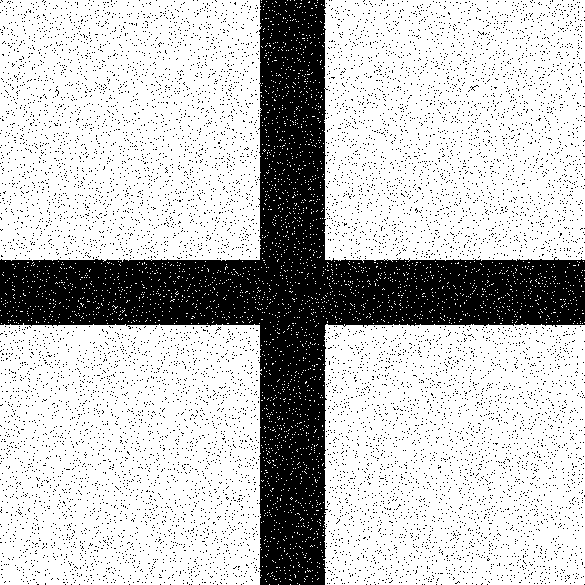
#> input picture sample_images/Picture_Crossing_noise_10_pixelCnt_65_featureCnt_9.bmp, 585 x 585 px
$ python sobel_canny_comparison.py   (older library calls are emulated)
#> lines starting #> are read from the running program, lines starting #| are printed output that depends on the picture; after the words box and inside, x2 and y2 are one past the last pixel; in counts of white or black regions, pixels touching at a corner belong together
### preprocessing.py

import cv2
import numpy as np

# define function for adding frame consisting of absolute values (0, average, 255)
# [158 lines left out: functions frame_absolute, frame_random, frame_extrapolate, not called in this run]

# TODO: check if edges are mirrored and not copied
# define function for adding frame by mirroring last line and averaging corners
def frame_mirror(img, thickness=1):
    # get image shape
    img_shape = img.shape

    # create frame
    frame = np.zeros((img_shape[0] + 2 * thickness, img_shape[1] + 2 * thickness))

    # add image to frame
    frame[thickness:-thickness, thickness:-thickness] = img

    # mirror last line
    frame[:thickness, thickness:-thickness] = frame[thickness, thickness:-thickness]
    frame[-thickness:, thickness:-thickness] = frame[-thickness - 1, thickness:-thickness]

    # mirror first column
    frame[thickness:-thickness, :thickness] = frame[thickness:-thickness, thickness].reshape(-1, 1)
    frame[thickness:-thickness, -thickness:] = frame[thickness:-thickness, -thickness - 1].reshape(-1, 1)

    # average corners
    frame[:thickness, :thickness] = (frame[thickness, thickness] + frame[thickness, -thickness - 1]) / 2
    frame[:thickness, -thickness:] = (frame[thickness, thickness] + frame[thickness, -thickness - 1]) / 2
    frame[-thickness:, :thickness] = (frame[-thickness - 1, thickness] + frame[-thickness - 1, -thickness - 1]) / 2
    frame[-thickness:, -thickness:] = (frame[-thickness - 1, thickness] + frame[-thickness - 1, -thickness - 1]) / 2

    # return frame
    return frame

# define function for adding frame by mirroring opposite line and averaging corners
# [62 lines left out: functions frame_mirror_opposite, gaussian_blur, preprocessing, not called in this run]

### sobel.py
import cv2
import numpy as np

# define sobel edge detection function
def sobel_edge_detection(img, sigma=1, kernel_size=3, low_threshold=100, high_threshold=200, blur=True):
    # apply gaussian blur
    if blur:
        img = cv2.GaussianBlur(img, (kernel_size, kernel_size), sigma)

    # Apply the Sobel operator in the x-direction
    sobelx = cv2.Sobel(img, cv2.CV_64F, 1, 0, ksize=3)

    # Apply the Sobel operator in the y-direction
    sobely = cv2.Sobel(img, cv2.CV_64F, 0, 1, ksize=3)

    # Compute the magnitude of the gradients
    magnitude = np.sqrt(sobelx**2 + sobely**2)

    # Threshold the gradient magnitude image
    sobel = np.zeros_like(magnitude, dtype=np.uint8)

    # enter values above high_threshold
    sobel[magnitude > high_threshold] = 1

    # return sobel edge detection
    return sobel

### canny.py
import cv2

# define canny edge detection function
def canny_edge_detection(img, sigma=1, kernel_size=3, low_threshold=100, high_threshold=200, blur=True):

    # convert image to 8 bit image
    img = cv2.convertScaleAbs(img)

    # apply gaussian blur
    if blur:
        img = cv2.GaussianBlur(img, (kernel_size, kernel_size), sigma)

    # calculate canny edge detection
    canny = cv2.Canny(img, low_threshold, high_threshold)

    # convert canny edge detection to binary image
    canny[canny > 0] = 1

    # return canny edge detection
    return canny

### sobel_canny_comparison.py
import matplotlib.pyplot as plt
import cv2

import preprocessing as pp
import sobel
import canny

# import sample image
img = cv2.imread("sample_images/Picture_Crossing_noise_10_pixelCnt_65_featureCnt_9.bmp")
#> img is the input picture: shape (585, 585, 3); 76.1% white; 10838 black regions (10837 under 20 px), largest, box (x1, y1, x2, y2) and area: (0, 0, 585, 585) 68345
#img = cv2.imread("sample_images/Lena.bmp")

# convert image to grayscale
img = cv2.cvtColor(img, cv2.COLOR_BGR2GRAY)

# apply preprocessing
img = pp.frame_mirror(img, 1)
#> in frame_mirror, `frame[thickness:-thickness, thickness:-thickness] = img`: frame: shape (587, 587) float64; 75.6% white; 10747 black regions (10746 under 20 px), largest, box (x1, y1, x2, y2) and area: (0, 0, 587, 587) 70807
#> in frame_mirror, `frame[thickness:-thickness, -thickness:] = frame[thickness:-thickness,..`:
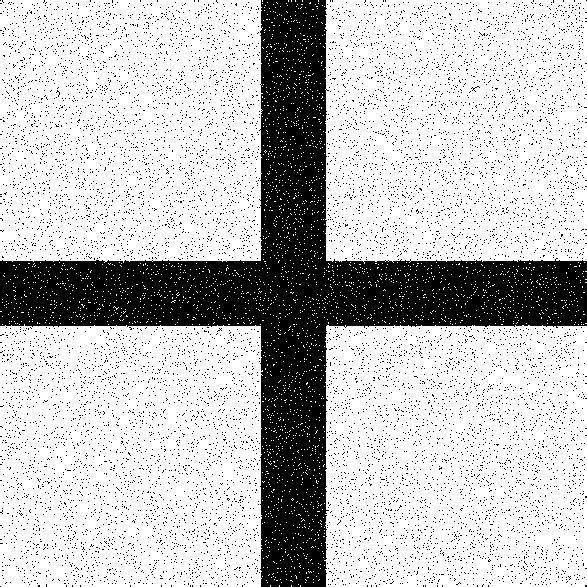
#> frame: shape (587, 587) float64; 76.1% white; 10841 black regions (10840 under 20 px), largest, box (x1, y1, x2, y2) and area: (0, 0, 587, 587) 68590
#> in frame_mirror, `frame[-thickness:, :thickness] = (frame[-thickness - 1, thickness] + f..`: frame: shape (587, 587) float64; min 0, max 255, mean 194.2
#> in frame_mirror, `frame[-thickness:, -thickness:] = (frame[-thickness - 1, thickness] + ..`: frame: shape (587, 587) float64; min 0, max 255, mean 194.2

# apply sobel edge detection
sobel = sobel.sobel_edge_detection(img, blur=False)
#> in sobel_edge_detection, `sobelx = cv2.Sobel(img, cv2.CV_64F, 1, 0, ksize=3)`:
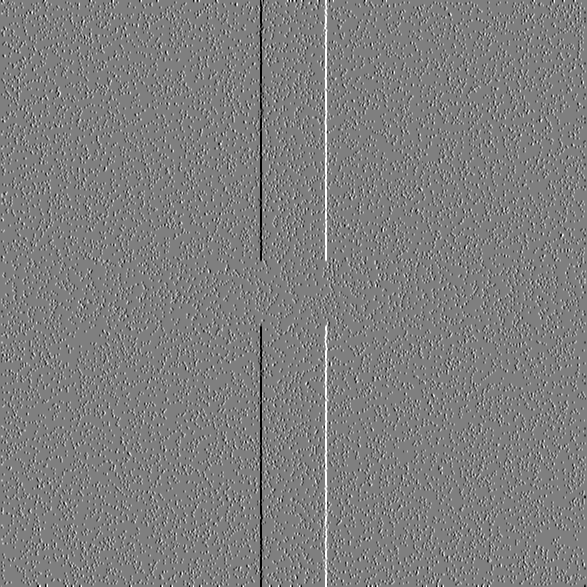
#> sobelx: shape (587, 587) float64; min -1020, max 1020, mean 0; drawn with min black and max white
#> in sobel_edge_detection, `sobely = cv2.Sobel(img, cv2.CV_64F, 0, 1, ksize=3)`:
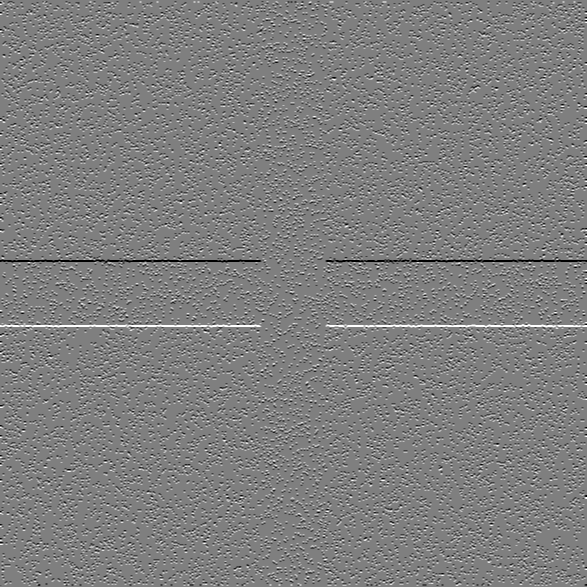
#> sobely: shape (587, 587) float64; min -1020, max 1020, mean -0.1; drawn with min black and max white
#> in sobel_edge_detection, `magnitude = np.sqrt(sobelx**2 + sobely**2)`:
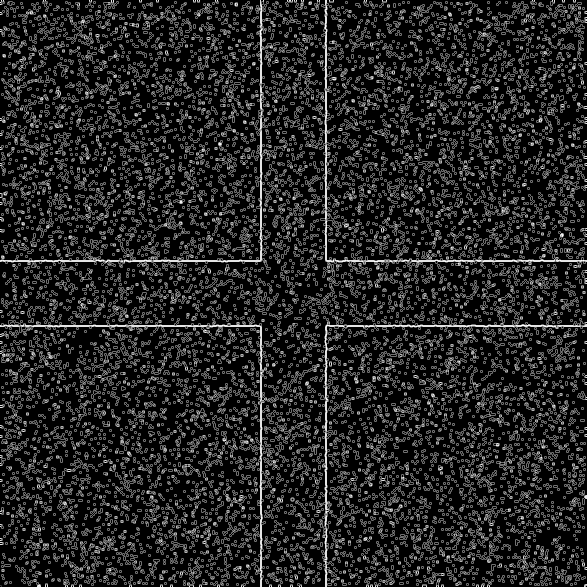
#> magnitude: shape (587, 587) float64; min 0, max 1140.4, mean 161.2; drawn with min black and max white
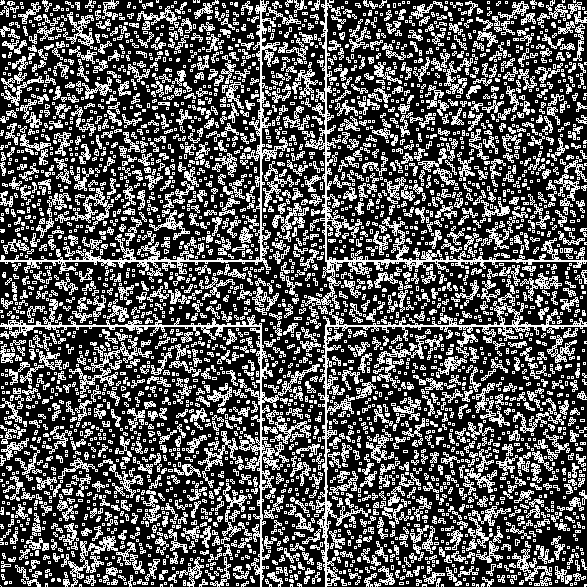
#> sobel: shape (587, 587); values 0 (black) and 1 (white), 33.6% white in thin lines or dots

# apply canny edge detection
canny = canny.canny_edge_detection(img, blur=False)
#> in canny_edge_detection, `canny = cv2.Canny(img, low_threshold, high_threshold)`:
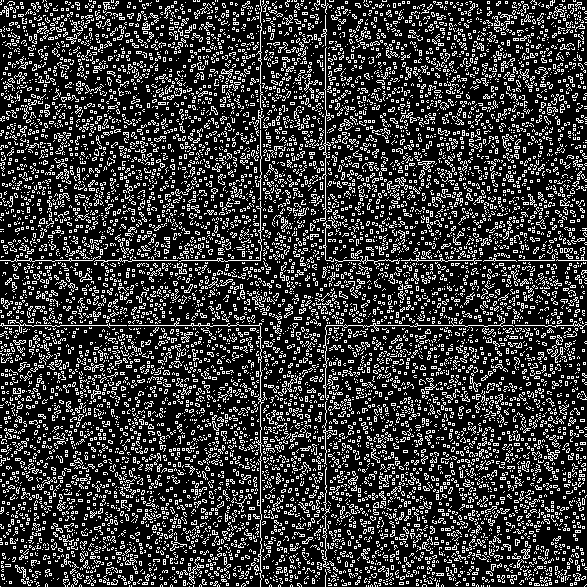
#> canny: shape (587, 587); 21.7% white in thin lines or dots
#> in canny_edge_detection, `canny[canny > 0] = 1`: canny: shape (587, 587); values 0 (black) and 1 (white), 21.7% white in thin lines or dots

# XOR sobel and canny
xor = cv2.bitwise_xor(sobel, canny)
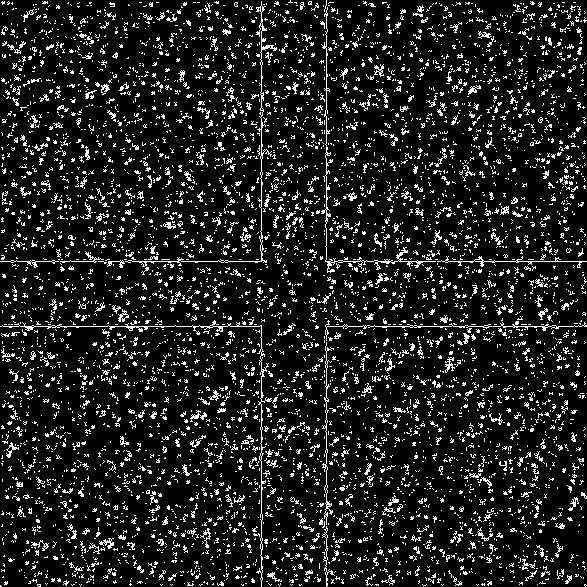
#> xor: shape (587, 587); values 0 (black) and 1 (white), 11.9% white in thin lines or dots


# plot original image, sobel, canny and XOR
plt.subplot(2, 2, 1)
plt.imshow(img)
plt.title("Original Image")
plt.subplot(2, 2, 2)
plt.imshow(sobel)
plt.title("Sobel")
plt.subplot(2, 2, 3)
plt.imshow(canny)
plt.title("Canny")
plt.subplot(2, 2, 4)
plt.imshow(xor)
plt.title("XOR")
plt.show()

$ run again, with sample_images/Picture_Crossing_noise_0_pixelCnt_128_featureCnt_5.bmp copied over sample_images/Picture_Crossing_noise_10_pixelCnt_65_featureCnt_9.bmp
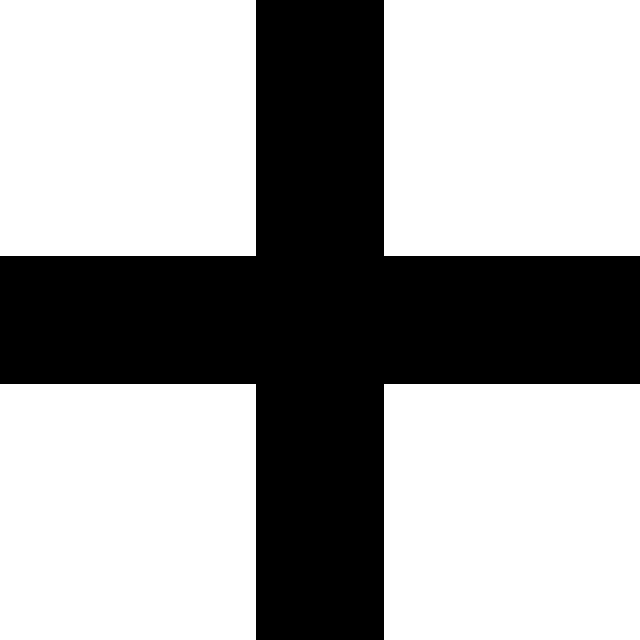
#> input picture sample_images/Picture_Crossing_noise_0_pixelCnt_128_featureCnt_5.bmp, 640 x 640 px
#> img is the input picture: shape (640, 640, 3); 64% white; 1 black region, box (x1, y1, x2, y2) and area: (0, 0, 640, 640) 147456
#> in sobel_edge_detection, `sobelx = cv2.Sobel(img, cv2.CV_64F, 1, 0, ksize=3)`:
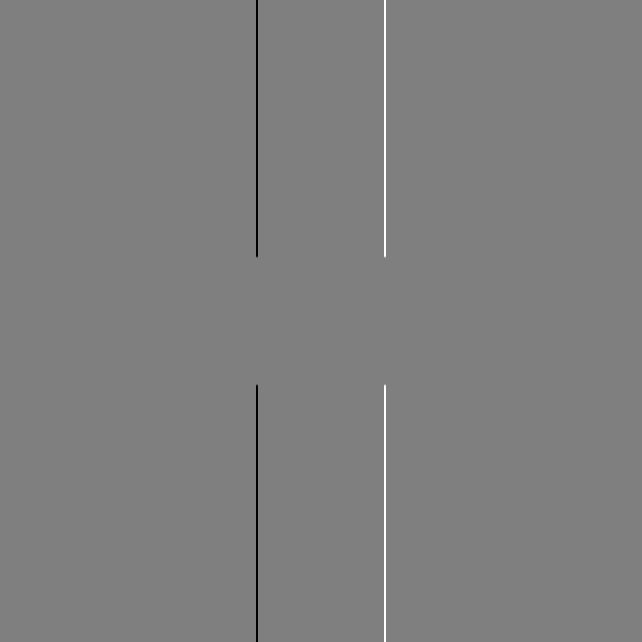
#> sobelx: shape (642, 642) float64; min -1020, max 1020, mean 0; drawn with min black and max white
#> sobel: shape (642, 642); values 0 (black) and 1 (white), 1% white in thin lines or dots
#> in canny_edge_detection, `canny[canny > 0] = 1`:
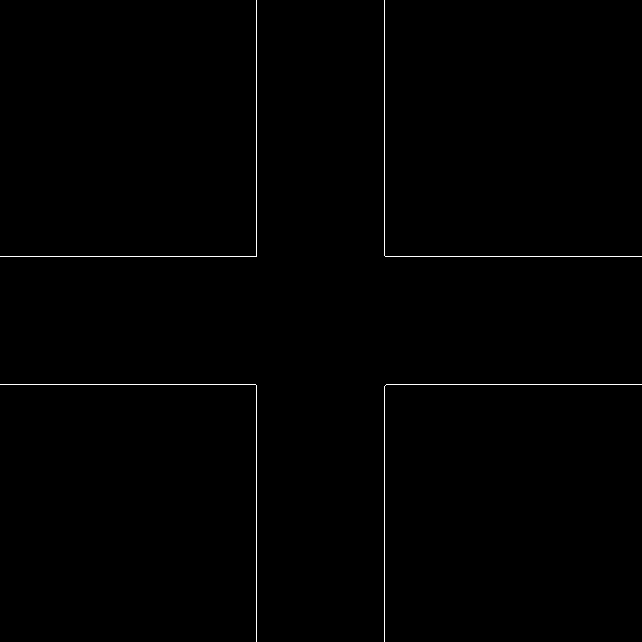
#> canny: shape (642, 642); values 0 (black) and 1 (white), 0.5% white in thin lines or dots

$ run again, with sample_images/Picture_Crossing_noise_100_pixelCnt_128_featureCnt_5.bmp copied over sample_images/Picture_Crossing_noise_10_pixelCnt_65_featureCnt_9.bmp
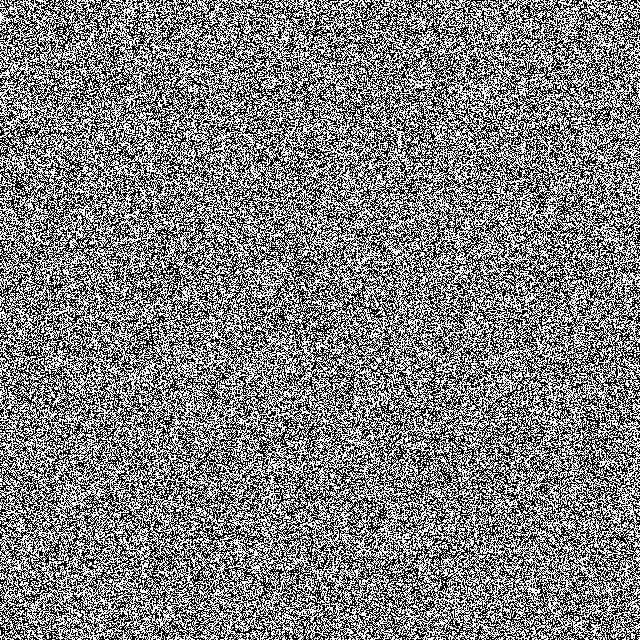
#> input picture sample_images/Picture_Crossing_noise_100_pixelCnt_128_featureCnt_5.bmp, 640 x 640 px
#> img is the input picture: shape (640, 640, 3); 50% white in thin lines or dots
#> sobel: shape (642, 642); values 0 (black) and 1 (white), 90.4% white; black in thin lines or dots
#> in canny_edge_detection, `canny = cv2.Canny(img, low_threshold, high_threshold)`:
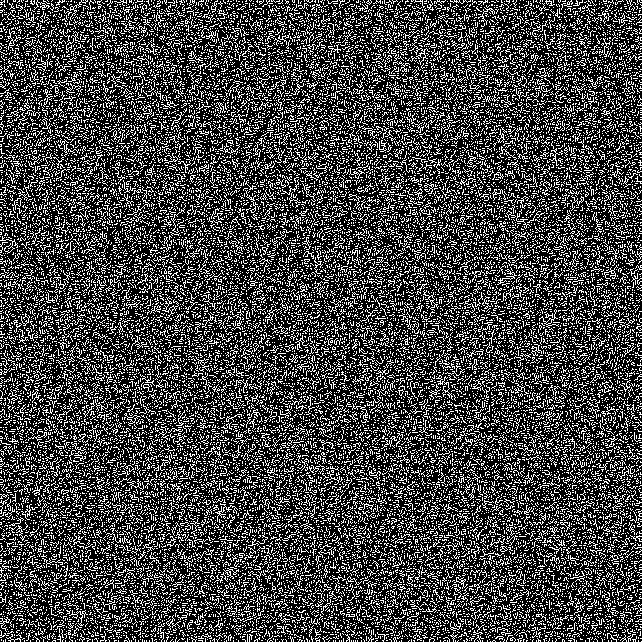
#> canny: shape (642, 642); 26.5% white in thin lines or dots
#> `xor = cv2.bitwise_xor(sobel, canny)`:
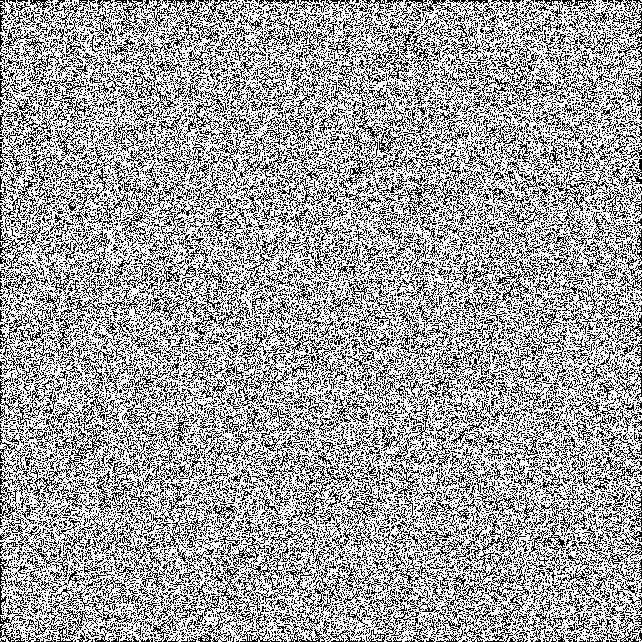
#> xor: shape (642, 642); values 0 (black) and 1 (white), 63.9% white; black in thin lines or dots
